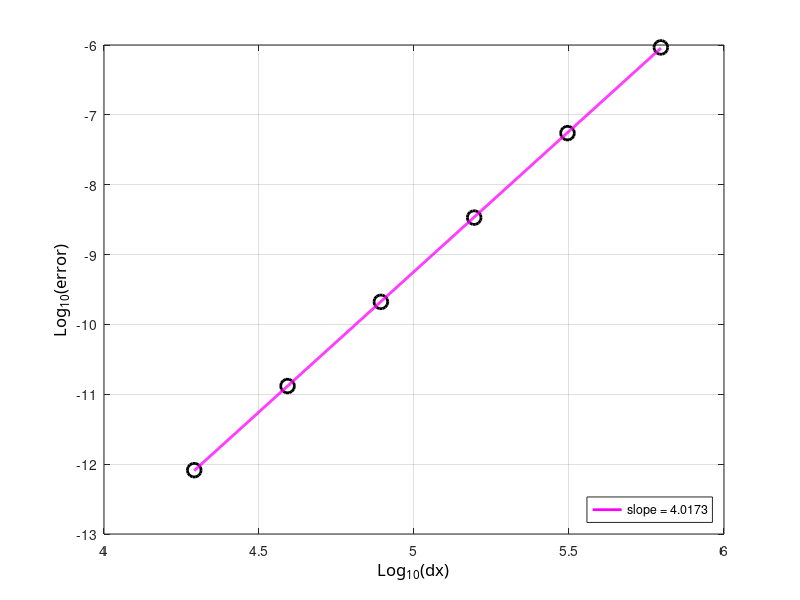

The MATLAB script that drew this image:
clc; clear all; close all;

radius=6371220;
N=[16 32 64 128 256 512];
dx=2*pi*radius./(4*N);
e=[1.6810*10^-6 1.1083*10^-7 7.0272*10^-9 4.4093*10^-10 2.7597*10^-11 1.7256*10^-12];
e=[7.2201*10^-6 4.4825*10^-7 2.7976*10^-8 1.7475*10^-9 1.0921*10^-10 6.8256*10^-12];
e=[4.5330*10^-5 2.9233*10^-6 1.8413*10^-7 1.1526*10^-8 7.2074*10^-10 4.5050*10^-11];
e=[9.1275*10^-7 5.4669*10^-8 3.3774*10^-9 2.1023*10^-10 1.3121*10^-11 8.1956*10^-13];
e=[9.2327*10^-7 5.4798*10^-8 3.3815*10^-9 2.1037*10^-10 1.3125*10^-11 8.1976*10^-13]


ldx=log10(dx);
leh=log10(e);



%% plot 1
figure(11); 
%% curve 1
hl1=plot(ldx,leh,'ok');
set(hl1,'LineWidth',2.0);
set(hl1,'MarkerSize',10);
set(hl1,'MarkerEdgeColor','k');

hold on;
[a11,b1]=polyfit(ldx,leh,1);
tt=linspace(min(ldx),max(ldx),1000);
lsq1=a11(2)+a11(1)*tt;

% %% courbes...
hlf1=plot(tt,lsq1,'-m');
set(hlf1,'LineWidth',2.0);

%% legend
legend(hlf1,{['slope = ' num2str(a11(1))]},'Location','SouthEast')

ha=gca;
xa=get(gca,'Xlabel');
set(ha,'Xgrid','on');
set(xa,'String','Log_{10}(dx)');
set (xa,'FontName','Calibri');
set(xa,'FontSize',12);

% ylabel
ha=gca;
ya=get(gca,'Ylabel');
set(ha,'Ygrid','on');
set(ya,'String','Log_{10}(error)');
set (ya,'FontName','Calibri');
set(ya,'FontSize',12);